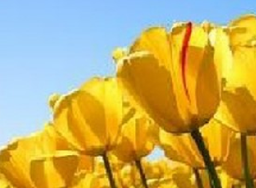
#> input picture work6/1.png, 256 x 188 px, shrunk from 487 x 358 before the run
$ python demo1.py
#> lines starting #> are read from the running program, lines starting #| are printed output that depends on the picture
"""
    实现KNN算法，对图像进行分类处理
"""
from copy import deepcopy
import cv2
import numpy as np
from matplotlib import pyplot as plt


def k_means(x, k=3):
    index_list = np.arange(len(x))
    np.random.shuffle(index_list)
    centroids_index = index_list[:k]
    centroids = x[centroids_index]
    y = np.arange(len(x))
    iter_num = 0
    while True:
        isok = 0
        iter_num += 1
        print(iter_num)
        y_new = np.arange(len(x))
        for i, xi in enumerate(x):
            y_new[i]= np.argmin([sum(abs(xi - ci)) for ci in centroids])
            if y[i] != y_new[i]:
                isok += 1
        for j in range(k):
            centroids[j] = np.mean(x[np.where(y_new == j)], axis=0)
        y = y_new.copy()
        print(isok)
        if isok == 0:
            break
    return y


img = cv2.imread("./1.png")
#> img is the input picture: shape (188, 256, 3); mean B, G, R 101.1, 172.8, 192.3
img_int16 = np.asarray(img, dtype=np.int16)
h, w, _ = img_int16.shape
#> h = 188; w = 256
img_int16 = img_int16.reshape((h * w, 3))
result = k_means(img_int16)
#> in k_means, `centroids_index = index_list[:k]`: centroids_index = [38945, 7256, 14950]
#> in k_means, `centroids = x[centroids_index]`: centroids = [[47, 216, 240], [252, 204, 152], [249, 211, 161]]
#> after the loop in k_means, `while True:`: centroids = [[7, 116, 177], [246, 207, 163], [42, 195, 240]]; iter_num = 16
result = result.reshape((h, w))
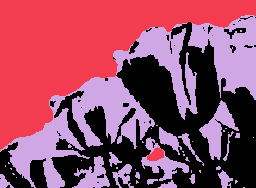
#> result: shape (188, 256) int64; 3 distinct labels, from 0 to 2; one colour per label, 0 black
print(result)
#> (printed output is left out)
img0 = deepcopy(img)
img1 = deepcopy(img)
img2 = deepcopy(img)

for i in range(h):
    for j in range(w):
        if result[i][j] == 0:
            img0[i][j] = [255, 255, 255]
        elif result[i][j] == 1:
            img1[i][j] = [255, 255, 255]
        else:
            img2[i][j] = [255, 255, 255]
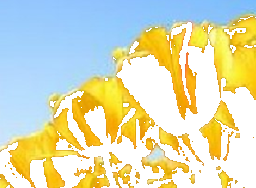
#> img0: shape (188, 256, 3); mean B, G, R 185.2, 220, 218.6
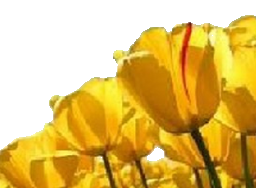
#> img1: shape (188, 256, 3); mean B, G, R 103.9, 189.2, 224
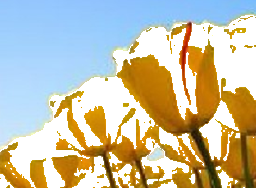
#> img2: shape (188, 256, 3); mean B, G, R 168.1, 191.5, 197.1

plt.rcParams['font.sans-serif'] = ['SimHei']
titles = [u'Input Image', u'类别0', u'类别1', u'类别2']
images = [img, img0,img1,img2]
for i in range(4):
    plt.subplot(1, 4, i + 1), plt.imshow(images[i], 'gray')
    plt.title(titles[i])
    plt.xticks([]), plt.yticks([])
plt.savefig("./results/1.jpg")
#> figure, not shown here; B, G, R data is drawn as R, G, B
plt.show()
